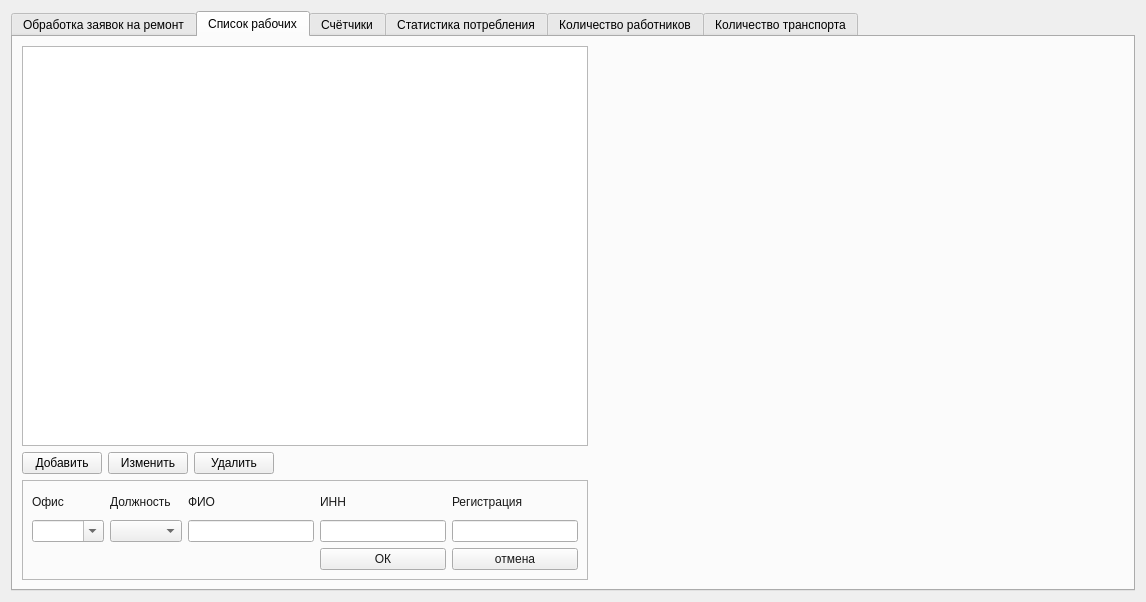
<?xml version="1.0" encoding="UTF-8"?>
<ui version="4.0">
 <class>OperatorBD</class>
 <widget class="QDialog" name="OperatorBD">
  <property name="geometry">
   <rect>
    <x>0</x>
    <y>0</y>
    <width>1146</width>
    <height>602</height>
   </rect>
  </property>
  <property name="minimumSize">
   <size>
    <width>0</width>
    <height>0</height>
   </size>
  </property>
  <property name="windowTitle">
   <string>Dialog</string>
  </property>
  <layout class="QGridLayout" name="gridLayout">
   <item row="0" column="0">
    <widget class="QTabWidget" name="tabWidget">
     <property name="currentIndex">
      <number>1</number>
     </property>
     <widget class="QWidget" name="tab">
      <attribute name="title">
       <string>Обработка заявок на ремонт</string>
      </attribute>
      <layout class="QGridLayout" name="gridLayout_3">
       <item row="0" column="0">
        <widget class="QTableView" name="tableView">
         <property name="editTriggers">
          <set>QAbstractItemView::NoEditTriggers</set>
         </property>
         <property name="selectionMode">
          <enum>QAbstractItemView::SingleSelection</enum>
         </property>
         <property name="selectionBehavior">
          <enum>QAbstractItemView::SelectRows</enum>
         </property>
         <property name="sortingEnabled">
          <bool>true</bool>
         </property>
         <attribute name="horizontalHeaderStretchLastSection">
          <bool>true</bool>
         </attribute>
         <attribute name="verticalHeaderVisible">
          <bool>false</bool>
         </attribute>
        </widget>
       </item>
       <item row="0" column="1" rowspan="3">
        <widget class="FindEmergencyCBox" name="widget" native="true">
         <property name="minimumSize">
          <size>
           <width>200</width>
           <height>0</height>
          </size>
         </property>
        </widget>
       </item>
       <item row="1" column="0">
        <layout class="QHBoxLayout" name="horizontalLayout_2">
         <item>
          <widget class="QPushButton" name="approveButton">
           <property name="text">
            <string>Одобрить</string>
           </property>
          </widget>
         </item>
         <item>
          <widget class="QPushButton" name="deleteButton">
           <property name="text">
            <string>Отклонить</string>
           </property>
          </widget>
         </item>
         <item>
          <widget class="QPushButton" name="addButton">
           <property name="text">
            <string>Добавить</string>
           </property>
          </widget>
         </item>
         <item>
          <widget class="QPushButton" name="editButton">
           <property name="text">
            <string>Изменить</string>
           </property>
          </widget>
         </item>
         <item>
          <spacer name="horizontalSpacer">
           <property name="orientation">
            <enum>Qt::Horizontal</enum>
           </property>
           <property name="sizeHint" stdset="0">
            <size>
             <width>40</width>
             <height>20</height>
            </size>
           </property>
          </spacer>
         </item>
        </layout>
       </item>
       <item row="2" column="0">
        <widget class="QFrame" name="frame">
         <property name="frameShape">
          <enum>QFrame::StyledPanel</enum>
         </property>
         <property name="frameShadow">
          <enum>QFrame::Raised</enum>
         </property>
         <layout class="QGridLayout" name="gridLayout_2">
          <item row="0" column="2">
           <widget class="QLabel" name="label_3">
            <property name="text">
             <string>Адрес дома</string>
            </property>
            <property name="alignment">
             <set>Qt::AlignCenter</set>
            </property>
           </widget>
          </item>
          <item row="1" column="0">
           <widget class="QComboBox" name="work_typeCBox"/>
          </item>
          <item row="0" column="3">
           <widget class="QLabel" name="label_4">
            <property name="text">
             <string>номер квартиры</string>
            </property>
            <property name="alignment">
             <set>Qt::AlignCenter</set>
            </property>
           </widget>
          </item>
          <item row="1" column="2">
           <widget class="QComboBox" name="addressCBox"/>
          </item>
          <item row="2" column="3">
           <widget class="QPushButton" name="cancel_insert_Button">
            <property name="text">
             <string>Отмена</string>
            </property>
           </widget>
          </item>
          <item row="1" column="3">
           <widget class="QComboBox" name="flatNumberCBox"/>
          </item>
          <item row="0" column="0">
           <widget class="QLabel" name="label_2">
            <property name="text">
             <string>Тип работы</string>
            </property>
            <property name="alignment">
             <set>Qt::AlignCenter</set>
            </property>
           </widget>
          </item>
          <item row="2" column="2">
           <widget class="QPushButton" name="insertButton">
            <property name="text">
             <string>ОК</string>
            </property>
           </widget>
          </item>
         </layout>
        </widget>
       </item>
      </layout>
     </widget>
     <widget class="QWidget" name="tab_2">
      <attribute name="title">
       <string>Список рабочих</string>
      </attribute>
      <layout class="QGridLayout" name="gridLayout_6">
       <item row="0" column="0">
        <widget class="QTableView" name="tw">
         <property name="enabled">
          <bool>true</bool>
         </property>
         <property name="editTriggers">
          <set>QAbstractItemView::NoEditTriggers</set>
         </property>
         <property name="dragEnabled">
          <bool>false</bool>
         </property>
         <property name="alternatingRowColors">
          <bool>false</bool>
         </property>
         <property name="selectionMode">
          <enum>QAbstractItemView::SingleSelection</enum>
         </property>
         <property name="selectionBehavior">
          <enum>QAbstractItemView::SelectRows</enum>
         </property>
         <property name="gridStyle">
          <enum>Qt::SolidLine</enum>
         </property>
         <property name="sortingEnabled">
          <bool>true</bool>
         </property>
         <attribute name="horizontalHeaderCascadingSectionResizes">
          <bool>false</bool>
         </attribute>
         <attribute name="horizontalHeaderHighlightSections">
          <bool>false</bool>
         </attribute>
         <attribute name="horizontalHeaderShowSortIndicator" stdset="0">
          <bool>true</bool>
         </attribute>
         <attribute name="horizontalHeaderStretchLastSection">
          <bool>false</bool>
         </attribute>
         <attribute name="verticalHeaderVisible">
          <bool>false</bool>
         </attribute>
        </widget>
       </item>
       <item row="2" column="0">
        <widget class="QFrame" name="frame_2">
         <property name="minimumSize">
          <size>
           <width>0</width>
           <height>100</height>
          </size>
         </property>
         <property name="styleSheet">
          <string notr="true">color:rgb(25,25,25)</string>
         </property>
         <property name="frameShape">
          <enum>QFrame::StyledPanel</enum>
         </property>
         <property name="frameShadow">
          <enum>QFrame::Raised</enum>
         </property>
         <layout class="QGridLayout" name="gridLayout_4">
          <item row="0" column="0">
           <layout class="QGridLayout" name="gridLayout_5">
            <item row="1" column="4">
             <widget class="QLineEdit" name="reg"/>
            </item>
            <item row="1" column="3">
             <widget class="QLineEdit" name="inn"/>
            </item>
            <item row="2" column="4">
             <widget class="QPushButton" name="cancel_insert_button">
              <property name="text">
               <string>отмена</string>
              </property>
             </widget>
            </item>
            <item row="2" column="3">
             <widget class="QPushButton" name="insert_button">
              <property name="text">
               <string>ОК</string>
              </property>
             </widget>
            </item>
            <item row="0" column="1">
             <widget class="QLabel" name="label_5">
              <property name="text">
               <string>Должность</string>
              </property>
             </widget>
            </item>
            <item row="0" column="2">
             <widget class="QLabel" name="label_7">
              <property name="text">
               <string>ФИО</string>
              </property>
             </widget>
            </item>
            <item row="0" column="4">
             <widget class="QLabel" name="label_8">
              <property name="text">
               <string>Регистрация</string>
              </property>
             </widget>
            </item>
            <item row="0" column="3">
             <widget class="QLabel" name="label_9">
              <property name="text">
               <string>ИНН</string>
              </property>
             </widget>
            </item>
            <item row="1" column="2">
             <widget class="QLineEdit" name="fio"/>
            </item>
            <item row="0" column="0">
             <widget class="QLabel" name="label">
              <property name="text">
               <string>Офис</string>
              </property>
             </widget>
            </item>
            <item row="1" column="0">
             <widget class="QComboBox" name="officeCBox">
              <property name="maximumSize">
               <size>
                <width>400</width>
                <height>16777215</height>
               </size>
              </property>
              <property name="editable">
               <bool>true</bool>
              </property>
             </widget>
            </item>
            <item row="1" column="1">
             <widget class="QComboBox" name="worker_typeCBox"/>
            </item>
           </layout>
          </item>
         </layout>
        </widget>
       </item>
       <item row="1" column="0">
        <layout class="QHBoxLayout" name="horizontalLayout">
         <item>
          <widget class="QPushButton" name="add_button">
           <property name="text">
            <string>Добавить</string>
           </property>
          </widget>
         </item>
         <item>
          <widget class="QPushButton" name="edit_button">
           <property name="text">
            <string>Изменить</string>
           </property>
          </widget>
         </item>
         <item>
          <widget class="QPushButton" name="delete_button">
           <property name="text">
            <string>Удалить</string>
           </property>
          </widget>
         </item>
         <item>
          <spacer name="horizontalSpacer_3">
           <property name="orientation">
            <enum>Qt::Horizontal</enum>
           </property>
           <property name="sizeHint" stdset="0">
            <size>
             <width>400</width>
             <height>20</height>
            </size>
           </property>
          </spacer>
         </item>
        </layout>
       </item>
       <item row="0" column="1" rowspan="3">
        <widget class="FindUserCBox" name="widget_2" native="true">
         <property name="minimumSize">
          <size>
           <width>530</width>
           <height>0</height>
          </size>
         </property>
         <property name="maximumSize">
          <size>
           <width>526</width>
           <height>16777215</height>
          </size>
         </property>
        </widget>
       </item>
      </layout>
     </widget>
     <widget class="QWidget" name="tab_3">
      <attribute name="title">
       <string>Счётчики</string>
      </attribute>
      <layout class="QGridLayout" name="gridLayout_7">
       <item row="6" column="0" colspan="5">
        <widget class="Line" name="line_4">
         <property name="orientation">
          <enum>Qt::Horizontal</enum>
         </property>
        </widget>
       </item>
       <item row="0" column="2" rowspan="6">
        <widget class="Line" name="line">
         <property name="minimumSize">
          <size>
           <width>5</width>
           <height>0</height>
          </size>
         </property>
         <property name="orientation">
          <enum>Qt::Vertical</enum>
         </property>
        </widget>
       </item>
       <item row="0" column="0" colspan="2">
        <widget class="QLabel" name="label_6">
         <property name="text">
          <string>Индивидуальные счётчики</string>
         </property>
         <property name="alignment">
          <set>Qt::AlignCenter</set>
         </property>
        </widget>
       </item>
       <item row="0" column="3" colspan="2">
        <widget class="QLabel" name="label_10">
         <property name="text">
          <string>Общедомовые счётчики</string>
         </property>
         <property name="alignment">
          <set>Qt::AlignCenter</set>
         </property>
        </widget>
       </item>
       <item row="1" column="0" colspan="2">
        <widget class="QTableView" name="flat_counterView">
         <property name="editTriggers">
          <set>QAbstractItemView::NoEditTriggers</set>
         </property>
         <property name="selectionBehavior">
          <enum>QAbstractItemView::SelectRows</enum>
         </property>
         <property name="sortingEnabled">
          <bool>true</bool>
         </property>
         <attribute name="horizontalHeaderStretchLastSection">
          <bool>true</bool>
         </attribute>
         <attribute name="verticalHeaderVisible">
          <bool>false</bool>
         </attribute>
        </widget>
       </item>
       <item row="1" column="3" colspan="2">
        <widget class="QTableView" name="house_counterView">
         <property name="editTriggers">
          <set>QAbstractItemView::NoEditTriggers</set>
         </property>
         <property name="selectionBehavior">
          <enum>QAbstractItemView::SelectRows</enum>
         </property>
         <property name="sortingEnabled">
          <bool>true</bool>
         </property>
         <attribute name="horizontalHeaderStretchLastSection">
          <bool>true</bool>
         </attribute>
         <attribute name="verticalHeaderVisible">
          <bool>false</bool>
         </attribute>
        </widget>
       </item>
       <item row="5" column="4">
        <widget class="QPushButton" name="update_opuButton">
         <property name="text">
          <string>Изменить текущие показания</string>
         </property>
        </widget>
       </item>
       <item row="5" column="3">
        <widget class="QPushButton" name="insert_opuButton">
         <property name="text">
          <string>Добавить новый ОПУ</string>
         </property>
        </widget>
       </item>
       <item row="5" column="0">
        <widget class="QPushButton" name="insert_ipuButton">
         <property name="text">
          <string>Добавить новый ИПУ</string>
         </property>
        </widget>
       </item>
       <item row="7" column="0" colspan="5">
        <widget class="QFrame" name="frame_3">
         <property name="minimumSize">
          <size>
           <width>50</width>
           <height>50</height>
          </size>
         </property>
         <property name="frameShape">
          <enum>QFrame::StyledPanel</enum>
         </property>
         <property name="frameShadow">
          <enum>QFrame::Raised</enum>
         </property>
         <layout class="QGridLayout" name="gridLayout_8">
          <item row="1" column="3">
           <widget class="QDoubleSpinBox" name="newvalueSBox">
            <property name="buttonSymbols">
             <enum>QAbstractSpinBox::NoButtons</enum>
            </property>
            <property name="minimum">
             <double>0.000000000000000</double>
            </property>
            <property name="value">
             <double>0.000000000000000</double>
            </property>
           </widget>
          </item>
          <item row="2" column="2">
           <widget class="QPushButton" name="ok_counterButton">
            <property name="text">
             <string>ОК</string>
            </property>
           </widget>
          </item>
          <item row="0" column="1">
           <widget class="QLabel" name="label_12">
            <property name="text">
             <string>номер квартиры</string>
            </property>
           </widget>
          </item>
          <item row="0" column="2">
           <widget class="QLabel" name="label_13">
            <property name="text">
             <string>тип счётчика</string>
            </property>
           </widget>
          </item>
          <item row="0" column="0">
           <widget class="QLabel" name="label_11">
            <property name="text">
             <string>адрес дома</string>
            </property>
           </widget>
          </item>
          <item row="1" column="0">
           <widget class="QComboBox" name="address_counterCBox">
            <property name="editable">
             <bool>false</bool>
            </property>
           </widget>
          </item>
          <item row="1" column="1">
           <widget class="QComboBox" name="flat_number_counterCbox">
            <property name="enabled">
             <bool>true</bool>
            </property>
           </widget>
          </item>
          <item row="1" column="2">
           <widget class="QComboBox" name="counter_typeCBox"/>
          </item>
          <item row="2" column="3">
           <widget class="QPushButton" name="cancel_counterButton">
            <property name="text">
             <string>Отмена</string>
            </property>
           </widget>
          </item>
          <item row="0" column="3">
           <widget class="QLabel" name="label_14">
            <property name="text">
             <string>Значение</string>
            </property>
           </widget>
          </item>
         </layout>
        </widget>
       </item>
       <item row="4" column="0" colspan="2">
        <widget class="Line" name="line_2">
         <property name="orientation">
          <enum>Qt::Horizontal</enum>
         </property>
        </widget>
       </item>
       <item row="2" column="0" rowspan="2" colspan="2">
        <widget class="QGroupBox" name="groupBox">
         <property name="title">
          <string>Фильтр</string>
         </property>
         <layout class="QGridLayout" name="gridLayout_9">
          <item row="2" column="4">
           <widget class="QDoubleSpinBox" name="fvSBox">
            <property name="maximum">
             <double>100000000000000000.000000000000000</double>
            </property>
           </widget>
          </item>
          <item row="2" column="5">
           <widget class="QPushButton" name="fpushButton">
            <property name="text">
             <string>отобразить</string>
            </property>
           </widget>
          </item>
          <item row="2" column="2">
           <widget class="QLabel" name="label_15">
            <property name="text">
             <string>Значение</string>
            </property>
           </widget>
          </item>
          <item row="2" column="3">
           <widget class="QComboBox" name="fmlCBox">
            <item>
             <property name="text">
              <string>&gt;</string>
             </property>
            </item>
            <item>
             <property name="text">
              <string>&lt;</string>
             </property>
            </item>
            <item>
             <property name="text">
              <string>=</string>
             </property>
            </item>
           </widget>
          </item>
         </layout>
        </widget>
       </item>
       <item row="4" column="3" colspan="2">
        <widget class="Line" name="line_3">
         <property name="orientation">
          <enum>Qt::Horizontal</enum>
         </property>
        </widget>
       </item>
       <item row="2" column="3" rowspan="2" colspan="2">
        <widget class="QGroupBox" name="groupBox_2">
         <property name="minimumSize">
          <size>
           <width>0</width>
           <height>100</height>
          </size>
         </property>
         <property name="title">
          <string>Фильтр</string>
         </property>
         <layout class="QGridLayout" name="gridLayout_10">
          <item row="0" column="0">
           <widget class="QLabel" name="label_16">
            <property name="text">
             <string>Значение</string>
            </property>
           </widget>
          </item>
          <item row="0" column="2">
           <widget class="QDoubleSpinBox" name="hvSBox"/>
          </item>
          <item row="0" column="1">
           <widget class="QComboBox" name="hmlCBox">
            <item>
             <property name="text">
              <string>&gt;</string>
             </property>
            </item>
            <item>
             <property name="text">
              <string>&lt;</string>
             </property>
            </item>
            <item>
             <property name="text">
              <string>=</string>
             </property>
            </item>
           </widget>
          </item>
          <item row="0" column="3">
           <widget class="QPushButton" name="hpushButto">
            <property name="text">
             <string>отобразить</string>
            </property>
           </widget>
          </item>
         </layout>
        </widget>
       </item>
      </layout>
     </widget>
     <widget class="QWidget" name="tab_4">
      <attribute name="title">
       <string>Статистика потребления</string>
      </attribute>
      <layout class="QGridLayout" name="gridLayout_15">
       <item row="0" column="0" rowspan="2">
        <widget class="QCustomPlot" name="payCPlot" native="true"/>
       </item>
       <item row="0" column="2" rowspan="2">
        <widget class="QCustomPlot" name="payCPlot_2" native="true"/>
       </item>
       <item row="2" column="0">
        <widget class="QGroupBox" name="groupBox_6">
         <property name="maximumSize">
          <size>
           <width>16777215</width>
           <height>200</height>
          </size>
         </property>
         <property name="title">
          <string>Фильтр</string>
         </property>
         <layout class="QGridLayout" name="gridLayout_11">
          <item row="2" column="0">
           <widget class="QPushButton" name="graphPayPButton">
            <property name="text">
             <string>Отфильтровать</string>
            </property>
           </widget>
          </item>
          <item row="0" column="0" colspan="2">
           <layout class="QGridLayout" name="gridLayout_12">
            <item row="0" column="1">
             <widget class="QLabel" name="label_17">
              <property name="text">
               <string>С</string>
              </property>
              <property name="alignment">
               <set>Qt::AlignCenter</set>
              </property>
             </widget>
            </item>
            <item row="0" column="2">
             <widget class="QLabel" name="label_18">
              <property name="text">
               <string>По</string>
              </property>
              <property name="alignment">
               <set>Qt::AlignCenter</set>
              </property>
             </widget>
            </item>
            <item row="1" column="0">
             <widget class="QLabel" name="label_19">
              <property name="text">
               <string>Фильтр по дате</string>
              </property>
             </widget>
            </item>
            <item row="1" column="1">
             <widget class="QDateTimeEdit" name="StartDate">
              <property name="calendarPopup">
               <bool>true</bool>
              </property>
             </widget>
            </item>
            <item row="1" column="2">
             <widget class="QDateTimeEdit" name="EndDate">
              <property name="wrapping">
               <bool>false</bool>
              </property>
              <property name="accelerated">
               <bool>false</bool>
              </property>
              <property name="correctionMode">
               <enum>QAbstractSpinBox::CorrectToPreviousValue</enum>
              </property>
              <property name="date">
               <date>
                <year>2000</year>
                <month>1</month>
                <day>1</day>
               </date>
              </property>
              <property name="minimumDate">
               <date>
                <year>2000</year>
                <month>1</month>
                <day>1</day>
               </date>
              </property>
              <property name="calendarPopup">
               <bool>true</bool>
              </property>
             </widget>
            </item>
           </layout>
          </item>
          <item row="2" column="1">
           <widget class="QPushButton" name="graphClearFilterPButton">
            <property name="text">
             <string>Сбросить фильтр</string>
            </property>
           </widget>
          </item>
         </layout>
        </widget>
       </item>
       <item row="0" column="1" rowspan="3">
        <widget class="Line" name="line_5">
         <property name="orientation">
          <enum>Qt::Vertical</enum>
         </property>
        </widget>
       </item>
       <item row="2" column="2">
        <widget class="QGroupBox" name="groupBox_7">
         <property name="maximumSize">
          <size>
           <width>16777215</width>
           <height>200</height>
          </size>
         </property>
         <property name="title">
          <string>Фильтр</string>
         </property>
         <layout class="QGridLayout" name="gridLayout_13">
          <item row="2" column="0">
           <widget class="QPushButton" name="graphPayPButton_2">
            <property name="text">
             <string>Отфильтровать</string>
            </property>
           </widget>
          </item>
          <item row="1" column="0" colspan="2">
           <layout class="QGridLayout" name="gridLayout_14">
            <item row="0" column="1">
             <widget class="QLabel" name="label_20">
              <property name="text">
               <string>С</string>
              </property>
              <property name="alignment">
               <set>Qt::AlignCenter</set>
              </property>
             </widget>
            </item>
            <item row="0" column="2">
             <widget class="QLabel" name="label_21">
              <property name="text">
               <string>По</string>
              </property>
              <property name="alignment">
               <set>Qt::AlignCenter</set>
              </property>
             </widget>
            </item>
            <item row="1" column="0">
             <widget class="QLabel" name="label_22">
              <property name="text">
               <string>Фильтр по дате</string>
              </property>
             </widget>
            </item>
            <item row="1" column="1">
             <widget class="QDateTimeEdit" name="StartDate_2">
              <property name="calendarPopup">
               <bool>true</bool>
              </property>
             </widget>
            </item>
            <item row="1" column="2">
             <widget class="QDateTimeEdit" name="EndDate_2">
              <property name="wrapping">
               <bool>false</bool>
              </property>
              <property name="accelerated">
               <bool>false</bool>
              </property>
              <property name="correctionMode">
               <enum>QAbstractSpinBox::CorrectToPreviousValue</enum>
              </property>
              <property name="date">
               <date>
                <year>2000</year>
                <month>1</month>
                <day>1</day>
               </date>
              </property>
              <property name="minimumDate">
               <date>
                <year>2000</year>
                <month>1</month>
                <day>1</day>
               </date>
              </property>
              <property name="calendarPopup">
               <bool>true</bool>
              </property>
             </widget>
            </item>
           </layout>
          </item>
          <item row="2" column="1">
           <widget class="QPushButton" name="graphClearFilterPButton_2">
            <property name="text">
             <string>Сбросить фильтр</string>
            </property>
           </widget>
          </item>
         </layout>
        </widget>
       </item>
      </layout>
     </widget>
     <widget class="QWidget" name="tab_5">
      <attribute name="title">
       <string>Количество работников</string>
      </attribute>
      <layout class="QGridLayout" name="gridLayout_16">
       <item row="0" column="0" colspan="2">
        <widget class="QCustomPlot" name="workerCPlot_3" native="true"/>
       </item>
       <item row="1" column="0">
        <widget class="QLabel" name="label_23">
         <property name="text">
          <string>Фильтр: </string>
         </property>
         <property name="alignment">
          <set>Qt::AlignRight|Qt::AlignTrailing|Qt::AlignVCenter</set>
         </property>
        </widget>
       </item>
       <item row="1" column="1">
        <widget class="QComboBox" name="filtergraphworktypeCBox">
         <item>
          <property name="text">
           <string>Без фильтра</string>
          </property>
         </item>
        </widget>
       </item>
      </layout>
     </widget>
     <widget class="QWidget" name="tab_6">
      <attribute name="title">
       <string>Количество транспорта</string>
      </attribute>
      <layout class="QGridLayout" name="gridLayout_17">
       <item row="0" column="0" colspan="2">
        <widget class="QCustomPlot" name="vehicleCPlot_4" native="true"/>
       </item>
       <item row="1" column="0">
        <widget class="QLabel" name="label_24">
         <property name="text">
          <string>Фильтр: </string>
         </property>
         <property name="alignment">
          <set>Qt::AlignRight|Qt::AlignTrailing|Qt::AlignVCenter</set>
         </property>
        </widget>
       </item>
       <item row="1" column="1">
        <widget class="QComboBox" name="filtergraphvehicletypeCBox_2">
         <item>
          <property name="text">
           <string>Без фильтра</string>
          </property>
         </item>
        </widget>
       </item>
      </layout>
     </widget>
    </widget>
   </item>
  </layout>
 </widget>
 <customwidgets>
  <customwidget>
   <class>QCustomPlot</class>
   <extends>QWidget</extends>
   <header>qcustomplot.h</header>
   <container>1</container>
  </customwidget>
  <customwidget>
   <class>FindUserCBox</class>
   <extends>QWidget</extends>
   <header>FindUserCBox.h</header>
   <container>1</container>
  </customwidget>
  <customwidget>
   <class>FindEmergencyCBox</class>
   <extends>QWidget</extends>
   <header>FindEmergencyCBox.h</header>
   <container>1</container>
  </customwidget>
 </customwidgets>
 <resources/>
 <connections/>
</ui>
